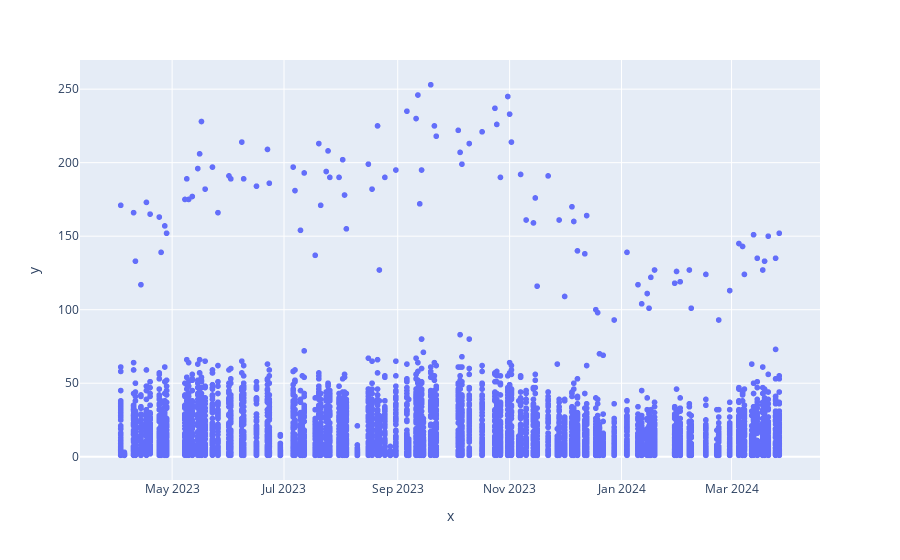

Notebook code for this chart:
### Code cell
import plotly.express as px

fig = px.scatter(x = 상업지구출근대여['기준_날짜'], y = 상업지구출근대여['전체_건수'])

fig.show()

### Figure 1 — Plotly figure (JSON) as saved in the notebook; plotly's stock layout.template omitted (floating-point values rounded to 4 significant figures; data arrays with more than 128 entries replaced by an {"elided": "..."} marker saying what was removed)
{"data": [{"hovertemplate": "x=%{x}<br>y=%{y}<extra></extra>", "legendgroup": "", "marker": {"color": "#636efa", "symbol": "circle"}, "mode": "markers", "name": "", "showlegend": false, "type": "scattergl", "x": {"elided": "7002 str values"}, "xaxis": "x", "y": {"elided": "7002 int values"}, "yaxis": "y"}], "layout": {"legend": {"tracegroupgap": 0}, "margin": {"t": 60}, "xaxis": {"anchor": "y", "domain": [0, 1], "title": {"text": "x"}}, "yaxis": {"anchor": "x", "domain": [0, 1], "title": {"text": "y"}}}}
